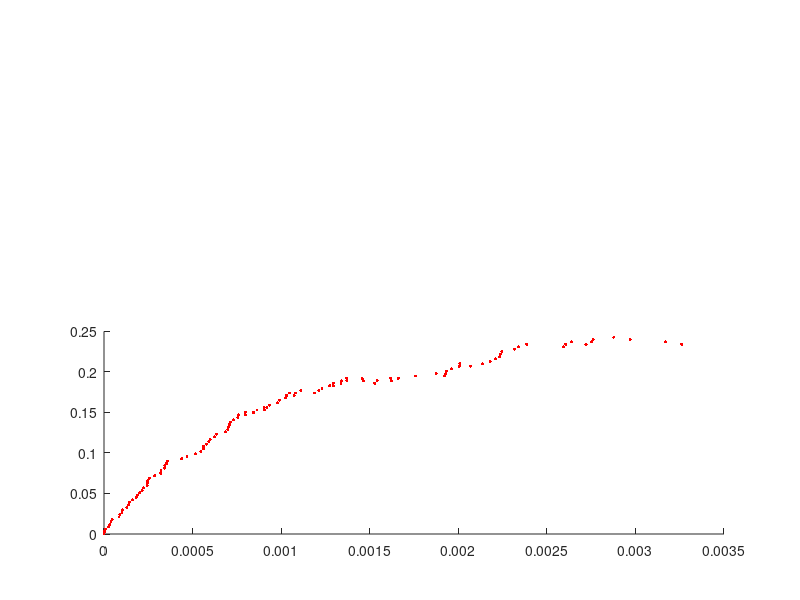

Source code (MATLAB): (Note: this script raises an error after producing the figure.)
clearvars;
close all;

% This code is meant to track a single protein (RAD51 only, no
% competition) that binds to and unbinds from a ssDNA lattice at low
% concentrations. Rather than having a constant concentration over time,
% individual protein populations will be tracked. This utilizes the SSA for
% stochastic simulations. Now cooperativity will be included, but still no
% competition.

N = 1000;    %length of ssDNA
n = 3;  %length of protein (RAD51)

MinEvents = 100;   %minimum number of events to occur (typically keep at 100)
InitialFree = 100;    %initial number of proteins that are around the lattice

k_on = 1;   %kinetic rate constant for protein binding
k_off = 100;  %kinetic rate constant for protein unbinding
w = 1;  %cooperativity constant

% Memory Allocation
X_Locations = zeros(3,MinEvents);   %number of free locations on the DNA lattice over time
X_Free = zeros(1,MinEvents);    %number of free proteins with each event
X_Free(1) = InitialFree;    %records initial amount of free proteins
X_Bound = zeros(1,MinEvents);   %number of bound proteins on the lattice with each event (lattice is initially empty)
Populations = zeros(3,MinEvents);   %combined array tracking populations of bound/free proteins and free locations
a_P = zeros(4,MinEvents);   %propensity functions
t = zeros(1,MinEvents+1); %time tracker
dt = zeros(1,MinEvents);    %records each time interval in the simulation
EventHistory = zeros(4,MinEvents);  %records where each event occurs at each step
    % 1 - Isolated Binding
    % 2 - Singly Contiguous Binding
    % 3 - Doubly Contiguous Binding
    % 4 - Unbinding
FracCover = zeros(1,MinEvents+1);   %tracks saturation of ssDNA lattice

DNA = zeros(1,N);   %ssDNA lattice
BoundAtSpot = zeros(1,N);   %used to record where proteins are bound

Event = 0;  %counts number of events which have occured
Equilibrium = 0;
while Equilibrium == 0 %runs until the system reaches equilibrium
    Event = Event+1;    %increases event counter
    
    % Location Counter %%%%%%%%%%%%%%%%%%%%%%%%%%%%%%%%%%%%%%%%%%%%%%%%%%%%
    clear LeftEdges RightEdges GapSize AvailablePerGap DC_AvailableLocations SC_AvailableLocations I_AvailableLocations
    AvailableLocations = [];    %initializes an array to track available locations
    LeftEdges = find(diff([1 DNA 1]) == -1);    %all left edges of any gaps
    RightEdges = find(diff([1 DNA 1]) == 1);    %all right edges of any gaps
    GapSize = RightEdges-LeftEdges; %gap size of each gap on the lattice
    LeftEdges(GapSize < n) = [];    %clears position of any gap that is too small for binding
    GapSize(GapSize < n) = [];      %clears any gap that is too small for binding
    AvailablePerGap = GapSize-(n-1);    %number of available spaces per gap
    for a = 1:numel(GapSize)
        AvailableLocations = [AvailableLocations,LeftEdges(a):1:LeftEdges(a)+AvailablePerGap(a)-1]; %all available binding locations
    end
    DC_AvailableLocations = LeftEdges(GapSize == n);    %list of all doubly contiguous binding locations
    DC_AvailableLocations(DC_AvailableLocations == 1 | DC_AvailableLocations == N-(n-1)) = [];  %clears first and last position of lattice from DC
    
    SC_AvailableLocations = sort([AvailableLocations(diff([0,diff(AvailableLocations) == 1,0])>0),AvailableLocations(diff([0,diff(AvailableLocations) == 1,0])<0)]);    %calcualtes positon of all SC locations
    if ismember(1,SC_AvailableLocations)==1 && DNA(n) == 0  %if first location isn't really SC
        SC_AvailableLocations(SC_AvailableLocations==1) = [];   %...clear it
    end
    if ismember(N-(n-1),SC_AvailableLocations)==1 && DNA(N-n) == 0  %do the same thing with the last location on the lattice
        SC_AvailableLocations(SC_AvailableLocations==N-(n-1)) = [];
    end
    
    I_AvailableLocations = AvailableLocations(~ismember(AvailableLocations,DC_AvailableLocations)); %removes DC locations from available list of isolated locations
    I_AvailableLocations = I_AvailableLocations(~ismember(I_AvailableLocations,SC_AvailableLocations)); %removes SC locations from available list
    
    X_Locations(:,Event) = [numel(I_AvailableLocations);numel(SC_AvailableLocations);numel(DC_AvailableLocations)]; %number of free locations on the lattice
        %1 - Isolated
        %2 - Singly Contiguous
        %3 - Doubly Contiguous
    X_Bound(Event) = numel(find(BoundAtSpot == 1)); %number of proteins bound to the lattice
    BoundLocations = find(BoundAtSpot == 1);    %list of locations where proteins are bound
    %%%%%%%%%%%%%%%%%%%%%%%%%%%%%%%%%%%%%%%%%%%%%%%%%%%%%%%%%%%%%%%%%%%%%%%
    a_P(:,Event) = [k_on*X_Locations(1,Event)*X_Free(Event);k_on*X_Locations(2,Event)*X_Free(Event)*w;k_on*X_Locations(3,Event)*X_Free(Event)*(w^2);k_off*X_Bound(Event)];
        % 1 - Binding Reaction (I)
        % 2 - Binding Reaction (SC)
        % 3 - Binding Reaction (DC)
        % 4 - Unbinding Reaction
    Rands = [rand,rand];    %random numbers for Monte Carlo step
    dt(Event) = (1/sum(a_P(:,Event)))*log(1/Rands(1));   %time step calculation
    
    if Rands(2)*sum(a_P(:,Event)) < a_P(1,Event)    %isolated binding reactions (via SSA)
        I_BindLocation = I_AvailableLocations(randi(numel(I_AvailableLocations)));   %selects random location for binding
        DNA(I_BindLocation:I_BindLocation+(n-1)) = 1;   %binds protein
        X_Free(Event+1) = X_Free(Event)-1;  %updates free protein tracker (decrease by 1)
        BoundAtSpot(I_BindLocation) = 1;  %records where proteins are bound
        EventHistory(1,Event) = I_BindLocation;   %records where event happened
    elseif Rands(2)*sum(a_P(:,Event)) < sum(a_P(1:2,Event))    %singly contiguous binding reaction
        SC_BindLocation = SC_AvailableLocations(randi(numel(SC_AvailableLocations)));   %selects random location for binding
        DNA(SC_BindLocation:SC_BindLocation+(n-1)) = 1; %binds protein
        X_Free(Event+1) = X_Free(Event)-1;  %updates free protein tracker
        BoundAtSpot(SC_BindLocation) = 1;   %records where protein is now bound
        EventHistory(2,Event) = SC_BindLocation;    %records where the event happened
    elseif Rands(2)*sum(a_P(:,Event)) < sum(a_P(1:3,Event))    %doubly contiguous binding event
        DC_BindLocation = DC_AvailableLocations(randi(numel(DC_AvailableLocations)));   %selects random location for binding
        DNA(DC_BindLocation:DC_BindLocation+(n-1)) = 1; %binds protein
        X_Free(Event+1) = X_Free(Event)-1;  %updates free protein tracker
        BoundAtSpot(DC_BindLocation) = 1;   %records where protein is now bound
        EventHistory(3,Event) = DC_BindLocation;    %records where the event happened
    else   %unbinding reaction
        UnbindLocation = BoundLocations(randi(X_Bound(Event)));     %selects random protein to unbind from lattice
        DNA(UnbindLocation:UnbindLocation+(n-1)) = 0;   %unbinds protein
        X_Free(Event+1) = X_Free(Event)+1;  %updates free protein tracker (increase by 1)
        BoundAtSpot(UnbindLocation) = 0;    %updates BoundAtSpot
        EventHistory(4,Event) = UnbindLocation;
    end
    
    t(Event+1) = t(Event)+dt(Event);    %updates timer by advancing time according to the calculated time step
    FracCover(Event+1) = numel(find(DNA == 1))/N;   %calcualtes saturation level of ssDNA lattice
    if mod(numel(find(DNA == 1)),n) ~= 0  %if there isn't an integer number of bound proteins...
        disp('BROKEN PROTEIN');
        break  %ERROR STOP
    end
    if Event >= MinEvents
        QuarterTime = t(end)-(0.25*t(end));   %time that is 25% of the way back in the simulation
        TimeDiff = t-QuarterTime;
        TestPosition_t = find(abs(TimeDiff) == min(abs(TimeDiff)));  %position of time that is closest to 25% of the way back
        t_Equilibrium_Test = t(TestPosition_t:end);  %set of time we're looking for and testing for equilibrium
        Sat_Equilibrium_Test = FracCover(TestPosition_t:end);    %set of FracCover values to test for equilibrium in
        Avg_Saturation = sum(Sat_Equilibrium_Test)/numel(Sat_Equilibrium_Test); %average saturation level
        CurveFit = polyfit(t_Equilibrium_Test,Sat_Equilibrium_Test,1);  %linear fit to the last quarter of events
        Y_Int_Error(Event) = abs(Avg_Saturation-CurveFit(2))/Avg_Saturation;   %percent error in y-intercept fit
        if CurveFit(1) < (1/mean(dt)) & (Y_Int_Error(Event) < 0.05 | isnan(Y_Int_Error(Event)))  %if fitted slope is basically zero and the fitted y-int is basically the average saturation...
            Equilibrium = 1;    %...then the system is considered to be at equilibirum
        end
    end
end

figure(1);
subplot(2,2,[3,4]);
scatter(t,FracCover,5,'r','filled');
hold on;
yline(n*InitialFree/N,'--k',['Max. Saturation: ', num2str(round(n*InitialFree/N,2))],'LabelHorizontalAlignment','left');
yline(Avg_Saturation,'--r',['Eq. Saturation: ', num2str(round(Avg_Saturation,2))],'LabelHorizontalAlignment','right','LabelVerticalAlignment','bottom');
% xline(QuarterTime,'--r',['Eq. Time: ', num2str(round(QuarterTime,2))],'LabelVerticalAlignment','top','LabelHorizontalAlignment','left');
xlim([0 t(end)]);
xlabel('Time, t');
ylim([0 1]);
ylabel('Saturation Level');
title(['Low Protein Population (Initial X: ', num2str(InitialFree), ')']);
box on;
subplot(2,2,1);
scatter(t(1:end-1),X_Bound,5,'r','filled');
hold on;
scatter(t,X_Free,5,'b','filled');
xlim([0 t(end)]);   xlabel('Time, t');
ylim([0 InitialFree]); ylabel('Population, X');
title('Protein Populations');
box on;
legend('Bound','Free','Location','east');
subplot(2,2,2);
scatter(t(1:end-1),X_Locations(1,:),5,'r','filled'); hold on;    %Isolated locations
scatter(t(1:end-1),X_Locations(2,:),5,'b','filled');    %Singly Contiguous locations
scatter(t(1:end-1),X_Locations(3,:),5,'g','filled');    %Doubly Contiguous locations
scatter(t(1:end-1),sum(X_Locations(1:3,:)),5,'k','filled');   %total free locations
xlim([0 t(end)]); xlabel('Time, t');
ylim([0 N]);    ylabel('Free Locations');
legend('Isolated','Singly Contiguous','Doubly Contiguous','Total','Location','Northeast');
title('Available Locations');
box on;